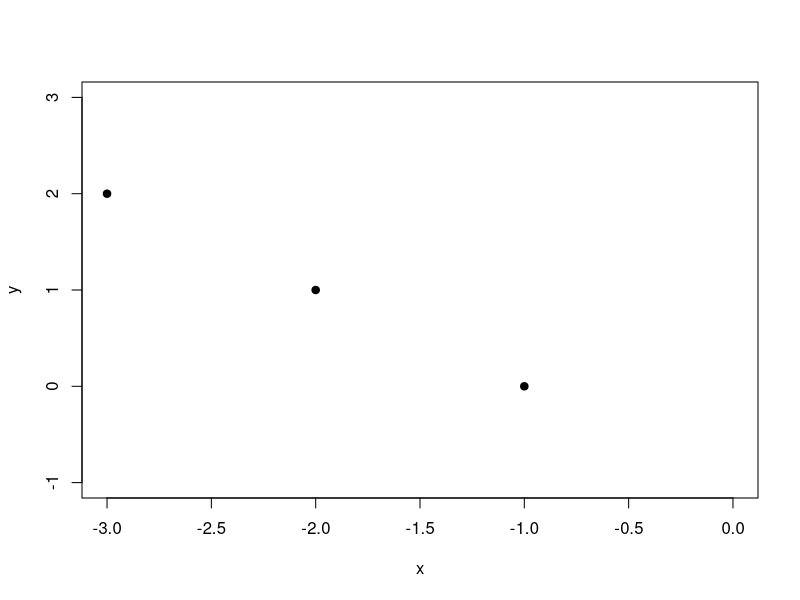

The R script that drew this image:
## ---- chunk 1
x <- c(-3, -2, -0.9, -0.5, 0.2, 0.7, 0.6, 0.7, 1, 1.2)
y <- c(1.9, 0.6, 0.5, 0.8, -0.4, -0.9, -0.7, -0.1, -1.7, -0.2)

model <- lm(y ~ x)
summary(model)
## ---- chunk 2
x <- c(-3, -2, -1)
y <- c(2, 1, 0)
plot(x, y, xlim=c(-3, 0), ylim=c(-1, 3), pch=19)
model <- lm(y~x)
summary(model)
